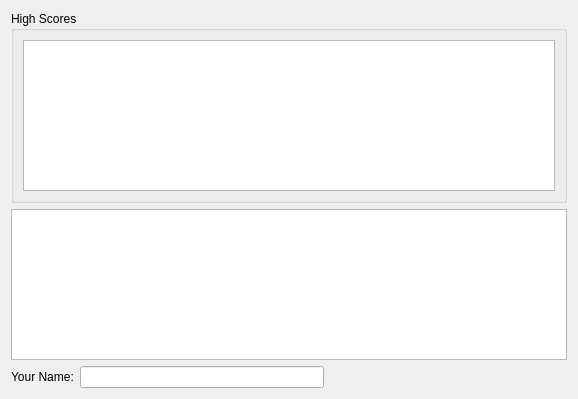
<ui version="4.0" >
 <class>GuiPreferences</class>
 <widget class="QWidget" name="GuiPreferences" >
  <property name="geometry" >
   <rect>
    <x>0</x>
    <y>0</y>
    <width>578</width>
    <height>399</height>
   </rect>
  </property>
  <property name="windowTitle" >
   <string>Form</string>
  </property>
  <layout class="QVBoxLayout" >
   <item>
    <widget class="QGroupBox" name="groupBox" >
     <property name="title" >
      <string>High Scores</string>
     </property>
     <layout class="QVBoxLayout" >
      <item>
       <widget class="QTableWidget" name="tableWidget" />
      </item>
     </layout>
    </widget>
   </item>
   <item>
    <widget class="QTextBrowser" name="textBrowser" />
   </item>
   <item>
    <layout class="QHBoxLayout" >
     <item>
      <widget class="QLabel" name="label" >
       <property name="text" >
        <string>Your Name:</string>
       </property>
      </widget>
     </item>
     <item>
      <widget class="QLineEdit" name="lineEdit" />
     </item>
     <item>
      <spacer>
       <property name="orientation" >
        <enum>Qt::Horizontal</enum>
       </property>
       <property name="sizeHint" >
        <size>
         <width>40</width>
         <height>20</height>
        </size>
       </property>
      </spacer>
     </item>
    </layout>
   </item>
  </layout>
 </widget>
 <resources/>
 <connections/>
</ui>
